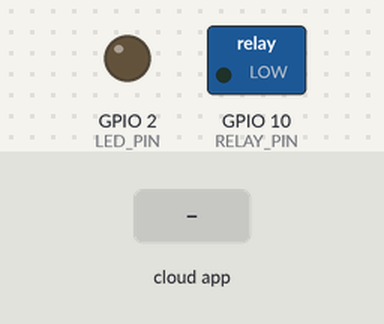
The sketch below on a simulated ESP8266 (NodeMCU). On the bench: switched loads named in the sketch (green lamp = pin HIGH), output pins drawn as LEDs (lit = HIGH). The test bench sets the inputs (shaded band). WiFi joins after 1.5 s; servers stay silent unless stated; the Firebase database answers and starts empty; what the sketch prints to the serial monitor is not drawn.

Above: at 4.8 s.
4.9 s: the phone or cloud app sets data to false
At 5.5 s:
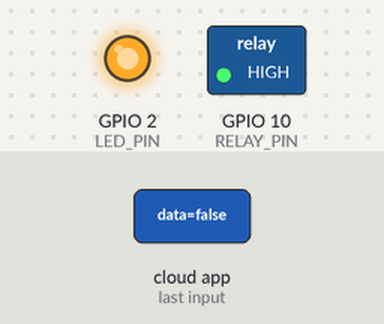
6.4 s: the phone or cloud app sets data to true
At 8.5 s:
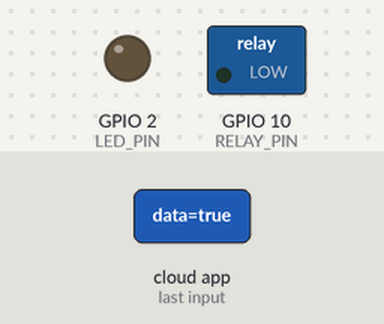
Timing chart, 0 to 10.0 s (numbered marks = the images above; inputs shaded):
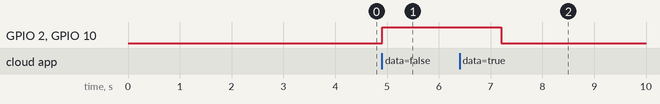

Measured:
- after the input at 4.9 s, GPIO 2 (LED_PIN), GPIO 10 (RELAY_PIN): LOW → HIGH at once
- after the input at 6.4 s, GPIO 2 (LED_PIN), GPIO 10 (RELAY_PIN): HIGH → LOW after 0.81 s

The sketch:

relay_control_from_firebase_esp.ino
```cpp
#include <ESP8266WiFi.h>
#include <Firebase_ESP_Client.h>
#include "addons/TokenHelper.h"
#include "addons/RTDBHelper.h"

// Firebase Configuration
#define API_KEY "XXXXX"
#define DATABASE_URL "XXXXX"

// Pins
#define RELAY_PIN 10 // GPIO10
#define LED_PIN 2    // Onboard LED is GPIO2 (built-in)

FirebaseData fbdo;
FirebaseAuth auth;
FirebaseConfig config;
bool signup = false;

void setup() {
  // Serial Communication
  Serial.begin(115200);

  // WiFi Connection
  WiFi.disconnect();
  delay(2000);
  Serial.println("Start Connection");
  WiFi.begin("JAI GANESH_SWAMI", "Atharva@123");
  while (!(WiFi.status() == WL_CONNECTED)) {
    delay(200);
    Serial.print("..");
  }
  Serial.println("\nConnected to WiFi");
  Serial.print("Device IP: ");
  Serial.println(WiFi.localIP().toString());

  // Firebase Initialization
  config.api_key = API_KEY;
  config.database_url = DATABASE_URL;
  if (Firebase.signUp(&config, &auth, "", "")) {
    Serial.println("Firebase Connected");
    signup = true;
  } else {
    Serial.println(config.signer.signupError.message.c_str());
  }
  config.token_status_callback = tokenStatusCallback;
  Firebase.begin(&config, &auth);
  Firebase.reconnectWiFi(true);

  // Pin Configuration
  pinMode(RELAY_PIN, OUTPUT);
  pinMode(LED_PIN, OUTPUT);

  // Initialize Relay and LED as OFF
  digitalWrite(RELAY_PIN, LOW);
  digitalWrite(LED_PIN, LOW);
}

void loop() {
  if (Firebase.ready() && signup) {
    // Fetch relayState from Firebase
    if (Firebase.RTDB.getString(&fbdo, "/random/data")) {
      String relayState = fbdo.stringData();
      Serial.print("Relay State from Firebase: ");
      Serial.println(relayState);

      // Control Relay and LED based on relayState
      if (relayState == "true") {
        digitalWrite(RELAY_PIN, LOW); // Relay OFF
        digitalWrite(LED_PIN, LOW);  // LED OFF
        Serial.println("Relay OFF, LED OFF");
      } else if (relayState == "false") {
        digitalWrite(RELAY_PIN, HIGH); // Relay ON
        digitalWrite(LED_PIN, HIGH);  // LED ON
        Serial.println("Relay ON, LED ON");
      }
    } else {
      Serial.print("Firebase Error: ");
      Serial.println(fbdo.errorReason());
    }
  }
  delay(1000);
}
```
